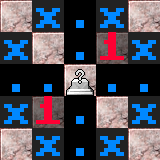

This game map was drawn from its Tiled (.tmx) file and the tilesets committed beside it. A one-line description and the full map source follow:
An orthogonal 5x5 tile map with 32x32 px tiles, 3 tile layers (Tile Layer, Feature Layer, Tag Layer), 2 tilesets.

<map version="2017.05.26" orientation="orthogonal" renderorder="right-down" width="5" height="5" tilewidth="32" tileheight="32" backgroundcolor="#000000" nextobjectid="1">
 <properties>
  <property name="code" value=": ee_zin(_G)" />
  <property name="tags" value="ee_5x5" />
 </properties>
 <tileset firstgid="1" source="../tilesets/features.tsx" />
 <tileset firstgid="205" source="../tilesets/basic.tsx" />
 <layer name="Tile Layer" width="5" height="5">
  <data encoding="csv">
231,206,205,206,231,
206,231,205,231,206,
205,205,231,205,205,
206,231,205,231,206,
231,206,205,206,231
</data>
 </layer>
 <layer name="Feature Layer" width="5" height="5">
  <data encoding="csv">
0,0,0,0,0,
0,0,0,28,0,
0,0,72,0,0,
0,28,0,0,0,
0,0,0,0,0
</data>
 </layer>
 <layer name="Tag Layer" width="5" height="5">
  <data encoding="csv">
0,0,0,0,0,
0,0,0,0,0,
0,0,0,0,0,
0,0,0,0,0,
0,0,0,0,0
</data>
 </layer>
 <objectgroup name="Scripting Layer" />
</map>
